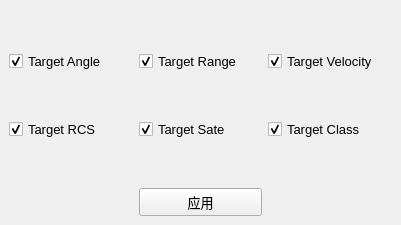
<?xml version="1.0" encoding="UTF-8"?>
<ui version="4.0">
 <class>textSetMainWindow</class>
 <widget class="QMainWindow" name="textSetMainWindow">
  <property name="geometry">
   <rect>
    <x>0</x>
    <y>0</y>
    <width>401</width>
    <height>225</height>
   </rect>
  </property>
  <property name="windowTitle">
   <string>MainWindow</string>
  </property>
  <widget class="QWidget" name="centralwidget">
   <layout class="QGridLayout" name="gridLayout">
    <item row="3" column="1">
     <widget class="QCheckBox" name="checkBox_5">
      <property name="font">
       <font>
        <family>Arial</family>
        <pointsize>10</pointsize>
       </font>
      </property>
      <property name="text">
       <string>Target Sate</string>
      </property>
      <property name="checked">
       <bool>true</bool>
      </property>
     </widget>
    </item>
    <item row="1" column="0">
     <widget class="QCheckBox" name="checkBox">
      <property name="font">
       <font>
        <family>Arial</family>
        <pointsize>10</pointsize>
       </font>
      </property>
      <property name="text">
       <string>Target Angle</string>
      </property>
      <property name="checked">
       <bool>true</bool>
      </property>
     </widget>
    </item>
    <item row="3" column="2">
     <widget class="QCheckBox" name="checkBox_6">
      <property name="font">
       <font>
        <family>Arial</family>
        <pointsize>10</pointsize>
       </font>
      </property>
      <property name="text">
       <string>Target Class</string>
      </property>
      <property name="checked">
       <bool>true</bool>
      </property>
     </widget>
    </item>
    <item row="5" column="1">
     <widget class="QPushButton" name="pushButton">
      <property name="font">
       <font>
        <family>Arial</family>
        <pointsize>10</pointsize>
       </font>
      </property>
      <property name="text">
       <string>应用</string>
      </property>
     </widget>
    </item>
    <item row="3" column="0">
     <widget class="QCheckBox" name="checkBox_4">
      <property name="font">
       <font>
        <family>Arial</family>
        <pointsize>10</pointsize>
       </font>
      </property>
      <property name="text">
       <string>Target RCS</string>
      </property>
      <property name="checked">
       <bool>true</bool>
      </property>
     </widget>
    </item>
    <item row="4" column="1">
     <spacer name="verticalSpacer">
      <property name="orientation">
       <enum>Qt::Vertical</enum>
      </property>
      <property name="sizeHint" stdset="0">
       <size>
        <width>20</width>
        <height>40</height>
       </size>
      </property>
     </spacer>
    </item>
    <item row="1" column="1">
     <widget class="QCheckBox" name="checkBox_2">
      <property name="font">
       <font>
        <family>Arial</family>
        <pointsize>10</pointsize>
       </font>
      </property>
      <property name="text">
       <string>Target Range</string>
      </property>
      <property name="checked">
       <bool>true</bool>
      </property>
     </widget>
    </item>
    <item row="2" column="1">
     <spacer name="verticalSpacer_2">
      <property name="orientation">
       <enum>Qt::Vertical</enum>
      </property>
      <property name="sizeHint" stdset="0">
       <size>
        <width>20</width>
        <height>40</height>
       </size>
      </property>
     </spacer>
    </item>
    <item row="1" column="2">
     <widget class="QCheckBox" name="checkBox_3">
      <property name="font">
       <font>
        <family>Arial</family>
        <pointsize>10</pointsize>
       </font>
      </property>
      <property name="text">
       <string>Target Velocity</string>
      </property>
      <property name="checked">
       <bool>true</bool>
      </property>
     </widget>
    </item>
    <item row="0" column="1">
     <spacer name="verticalSpacer_3">
      <property name="orientation">
       <enum>Qt::Vertical</enum>
      </property>
      <property name="sizeHint" stdset="0">
       <size>
        <width>20</width>
        <height>40</height>
       </size>
      </property>
     </spacer>
    </item>
   </layout>
  </widget>
  <widget class="QMenuBar" name="menubar">
   <property name="geometry">
    <rect>
     <x>0</x>
     <y>0</y>
     <width>401</width>
     <height>21</height>
    </rect>
   </property>
  </widget>
 </widget>
 <resources/>
 <connections/>
</ui>
